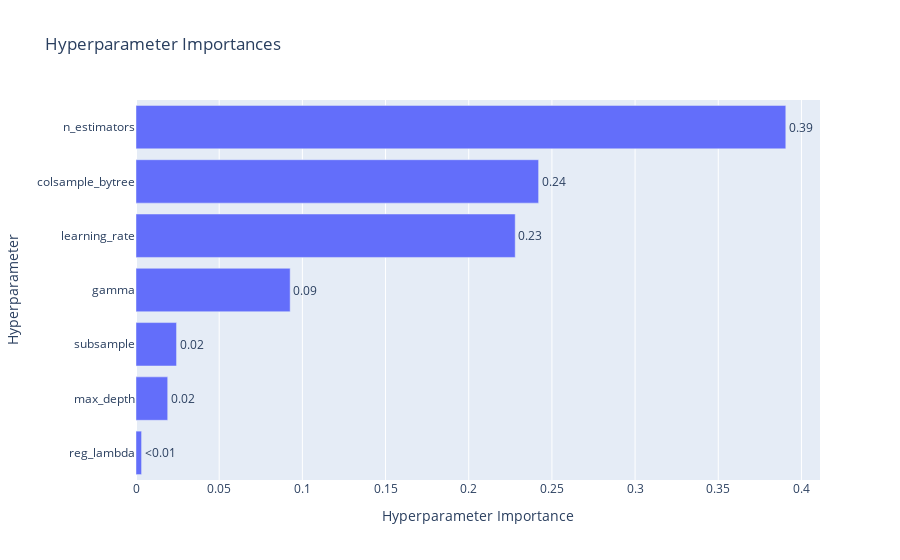

Notebook code cell kept with this figure:
### Code cell
import optuna.visualization as vis

# Biểu đồ quá trình tối ưu (Accuracy theo trial)
vis.plot_optimization_history(study)

# Tầm quan trọng của các tham số
vis.plot_param_importances(study)

### Figure 1 — Plotly figure (JSON) as saved in the notebook; plotly's stock layout.template omitted (floating-point values rounded to 4 significant figures)
{"data": [{"cliponaxis": false, "hovertemplate": ["reg_lambda (FloatDistribution): 0.003348479147393031<extra></extra>", "max_depth (IntDistribution): 0.01905176470947304<extra></extra>", "subsample (FloatDistribution): 0.024370949960571174<extra></extra>", "gamma (FloatDistribution): 0.09266869994165065<extra></extra>", "learning_rate (FloatDistribution): 0.227951770894188<extra></extra>", "colsample_bytree (FloatDistribution): 0.24201587350944537<extra></extra>", "n_estimators (IntDistribution): 0.3905924618372788<extra></extra>"], "name": "Objective Value", "orientation": "h", "text": ["<0.01", "0.02", "0.02", "0.09", "0.23", "0.24", "0.39"], "textposition": "outside", "x": [0.003348, 0.01905, 0.02437, 0.09267, 0.228, 0.242, 0.3906], "y": ["reg_lambda", "max_depth", "subsample", "gamma", "learning_rate", "colsample_bytree", "n_estimators"], "type": "bar"}], "layout": {"title": {"text": "Hyperparameter Importances"}, "xaxis": {"title": {"text": "Hyperparameter Importance"}}, "yaxis": {"title": {"text": "Hyperparameter"}}}}
